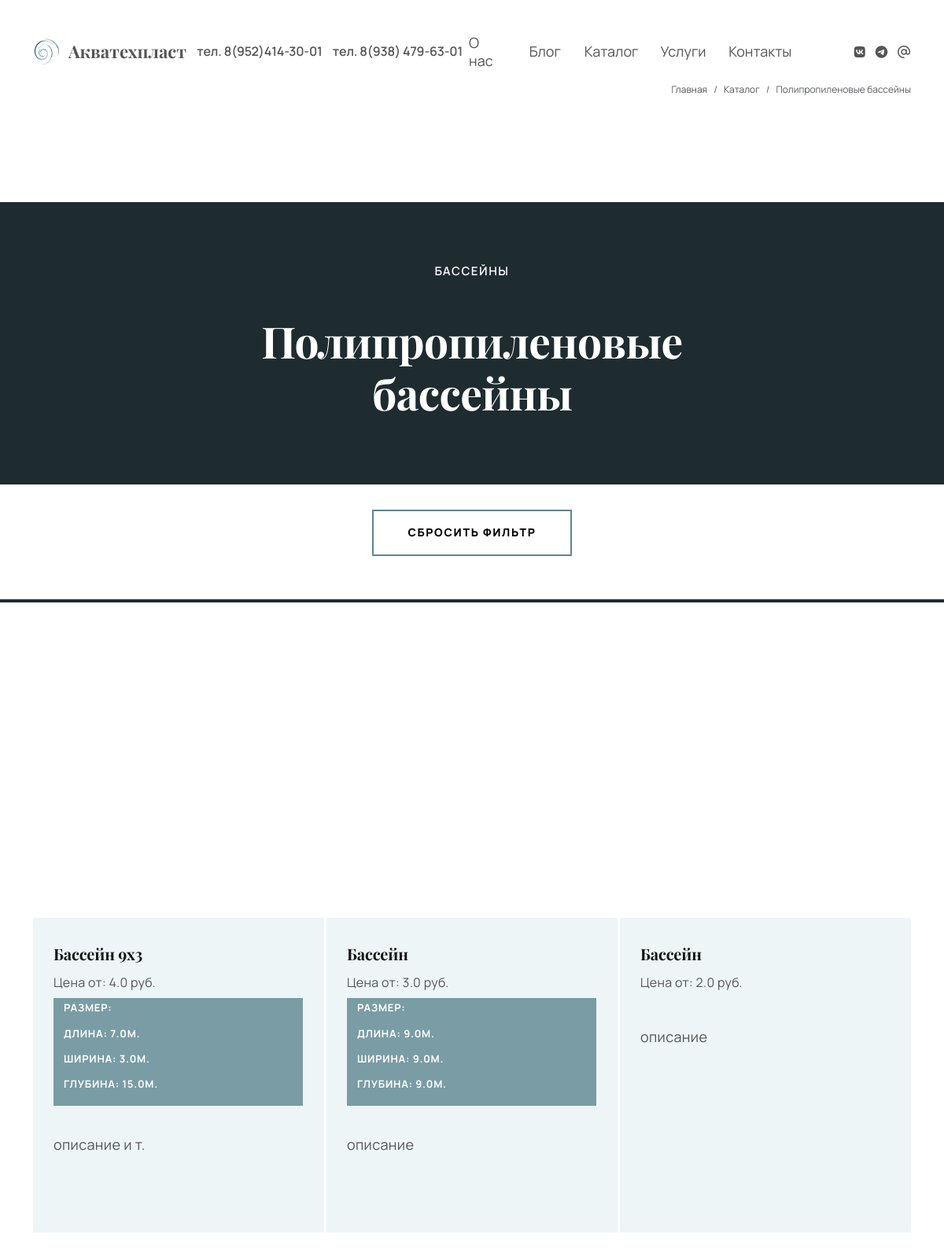
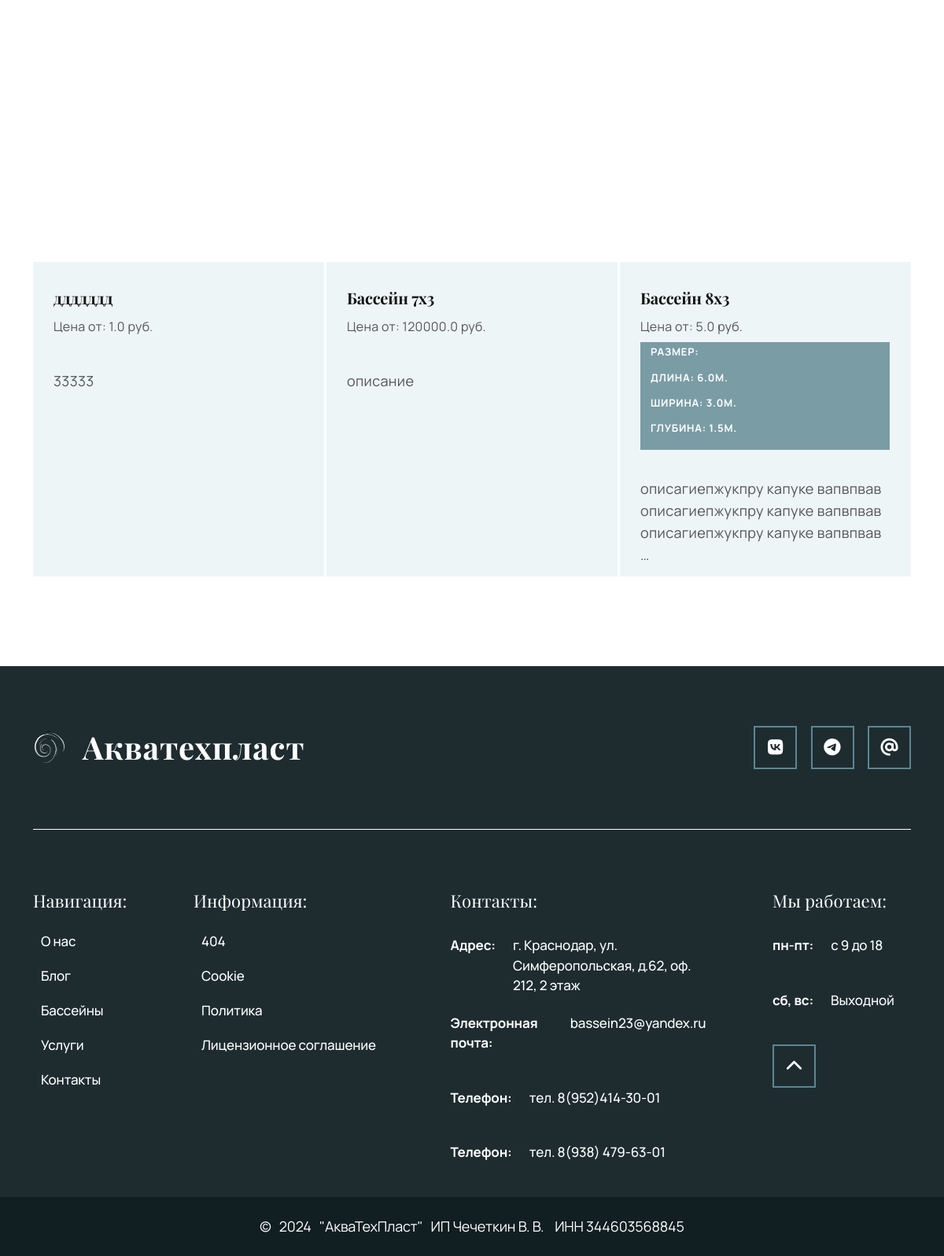
/catalog/category/poly/, run on the app's committed database (2 pictures, top to bottom).
### catalog/models.py (models this page shows, shortened)
class ShopCategoryModel(models.Model):
    class TypeProduct(models.IntegerChoices):
        POOL = 1, _('Бассейны')
        EQUIPMENT = 2, _('Оборудование')
        MATERIAL = 3, _('Материалы')
    ICONS = {
        TypeProduct.POOL: 'icons/pool.svg',
        TypeProduct.EQUIPMENT: 'icons/water-pump.svg',
        TypeProduct.MATERIAL: 'icons/material.svg',
    }
    type = models.IntegerField(choices=TypeProduct.choices, verbose_name='Тип категории')
    category = models.CharField(max_length=200,
                                verbose_name='Категория товара',
                                help_text='Указать категорию товаров')
    image = models.ImageField(upload_to='catalog/cover/',
                              verbose_name='Фото для обложки группы',
                              help_text='Красивое фото используется для оформления обложки страницы с описанием услуги')
    slug = models.SlugField(max_length=255,
                            unique=True,
                            db_index=True,
                            verbose_name="URL")
    class Meta:
        verbose_name = 'Категории товаров'
        verbose_name_plural = 'Категория товара'

class ShopElementModel(models.Model):
    date = models.DateField(default=timezone.now,
                            verbose_name='Дата публикации')
    category = models.ForeignKey(ShopCategoryModel,
                                 verbose_name='Категория товара',
                                 help_text='Выбрать категорию',
                                 on_delete=models.CASCADE)
    title = models.CharField(max_length=200,
                             verbose_name='Название продукции',
                             help_text='Не больше 200 сиволов')
    length = models.FloatField(verbose_name='Длина',
                            help_text='Для чаши бассейна, если другая категория то не заполнять!',
                            default=0.00,
                            blank=True,
                            null=True)
    width = models.FloatField(verbose_name='Ширина',
                            help_text='Для чаши бассейна, если другая категория то не заполнять!',
                            default=0.00,
                            blank=True,
                            null=True)
    depth = models.FloatField(verbose_name='Глубина',
                            help_text='Для чаши бассейна, если другая категория то не заполнять!',
                            default=0.00,
                            blank=True,
                            null=True)
    description = models.TextField(verbose_name='Подробное описание продукции',
                                   help_text='Описать приемущества и недостатки, максимально подробно')
    price_to = models.FloatField(verbose_name='Цена от',
                                  default=0.00,
                                  help_text='Стоимость от. Не обязательно к заполнению',
                                  blank=True,
                                  null=True)
    image = models.ManyToManyField('Photo',
                                   related_name='product',
                              verbose_name='Фото товара',
                              help_text='Красивое фото используется для оформления обложки страницы с описанием услуги')
    slug = models.SlugField(max_length=255, unique=True, db_index=True, verbose_name="URL")
    class Meta:
        verbose_name='Товар'
        verbose_name_plural = 'Каталог товаров'

### main/views.py (the view)
# urls.py: path('catalog/category/<slug:slug>/', views.category_detail, name='category_detail'),
def category_detail(request, slug):
    category = get_object_or_404(ShopCategoryModel, slug=slug)
    sort_price = request.GET.get('sort_price', 'default')
    sort_length = request.GET.get('sort_length', 'default')
    products = ShopElementModel.objects.filter(category=category)
    if sort_price == 'asc':
        products = products.order_by(F('price_to').asc(nulls_first=True))
    elif sort_price == 'desc':
        products = products.order_by(F('price_to').desc(nulls_first=True))
    if sort_length == 'asc_length':
        products = products.order_by(F('length').asc(nulls_first=True), F('length').asc(nulls_first=True))  # Сначала пустые значения
    elif sort_length == 'desc_length':
        products = products.order_by(F('length').desc(nulls_first=True), F('length').asc(nulls_first=True))  # Сначала пустые значения
    if sort_price == 'default' and sort_length == 'default':
        products = products.order_by('-date')
    paginator = Paginator(products, 6)
    page_number = request.GET.get('page', 1)
    page_obj = paginator.get_page(page_number)
    if request.headers.get('x-requested-with') == 'XMLHttpRequest':
        html = render_to_string('catalog/_catalog_list_partial.html', {'page_obj': page_obj})
        return JsonResponse({
            'category': html,
            'has_next': page_obj.has_next()
        })
    breadcrumbs = [
        {"name": "Главная", "url": "/"},
        {"name": "Каталог", "url": "/catalog/"},
        {"name": category.category, "url": request.path},
    ]
    return render(request, 'catalog/category_detail.html', {
        'category': category,
        'page_obj': page_obj,
        'breadcrumbs': breadcrumbs
    })

### templates/catalog/category_detail.html (shortened to what this page needs)
{% extends "components/base.html" %}
{% load static %}
{% block style %}
    <link rel="stylesheet" href="{% static 'css/blogs.css' %}">
    <link rel="stylesheet" href="{% static 'css/catalog.css' %}">
{% endblock %}
{% block content %}
    <section class="blogs" id="blogs">
        <div class="container blogs-container">
            <h2 class="cycle-objects-title">{{ category.get_type_display  }}</h2>
            <h1 class="cycle-objects-subtitle">{{ category.category }}</h1>
        </div>
    </section>
    <aside class="filter-record">
        <div class="container filter-record-container">
            <div class="filter-record-card cycle-objects-card">
                <button id="reset-filters" class="filter-record-buttons">Сбросить фильтр</button>
            </div>
        </div>
    </aside>
    <section class="catalog-items" id="catalog-items">
        {% include 'catalog/_catalog_list_partial.html' with page_obj=page_obj %}
    </section>
{% endblock %}

### templates/components/breadcrumbs.html
{% load static %}
<div class="breadcrumb">
    <div class="container">
        <nav aria-label="breadcrumb">
            <ol class="breadcrumb-list" name="breadcrumb">
                {% for breadcrumb in breadcrumbs %}
                    {% if not forloop.last %}
                        <li class="breadcrumb-item"><a href="{{ breadcrumb.url }}">{{ breadcrumb.name }}</a></li>
                    {% else %}
                        <li class="breadcrumb-item active" aria-current="page">{{ breadcrumb.name }}</li>
                    {% endif %}
                {% endfor %}
            </ol>
        </nav>
    </div>
</div>

### templates/catalog/_catalog_list_partial.html (shortened to what this page needs)
<div class="container catalog-items-container" id='catalog-articles'>
    {% for catalog in page_obj %}
        <a href="{% url 'product_detail' slug=catalog.slug %}" class="catalog-items-card ">
                <div class="catalog-items-card-img">
                </div>
                <div class="catalog-items-card-text">
                    <h5>{{ catalog.title }}</h5>
                    {% if catalog.price_to %}
                        <h6> Цена от: {{ catalog.price_to }} руб.</h6>
                    {% endif %}
                    {% if catalog.length or catalog.width or catalog.depth %}
                    <div class="size">
                        <p>Размер: </p>
                        <p>Длина: {{ catalog.length  }}м.</p>
                        <p>Ширина: {{ catalog.width }}м.</p>
                        <p>Глубина: {{ catalog.depth }}м.</p>
                    </div>
                    {% endif %}
                    <p>{{ catalog.description|truncatewords:9 }}</p>
                </div>
            </a>
        {% endfor %}
</div>

### static/css/style.css (style rules this page uses)
.cycle-objects-card { opacity: 0; -webkit-transform: translateX(-40px); -ms-transform: translateX(-40px); transform: translateX(-40px); -webkit-transform: translateZ(-40px); transform: translateZ(-40px); -webkit-transition: all 0.5s ease; transition: all 0.5s ease; }
.cycle-objects-subtitle { opacity: 0; -webkit-transform: translateY(-20px); -ms-transform: translateY(-20px); transform: translateY(-20px); -webkit-transition: all 0.5s ease; transition: all 0.5s ease; }
.cycle-objects-title { opacity: 0; -webkit-transform: translateY(20px); -ms-transform: translateY(20px); transform: translateY(20px); -webkit-transition: all 0.5s ease; transition: all 0.5s ease; }
.fade-element { opacity: 1; -webkit-transform: translateX(0); -ms-transform: translateX(0); transform: translateX(0); -webkit-transform: translateY(0); -ms-transform: translateY(0); transform: translateY(0); }
* { padding: 0; margin: 0; -webkit-box-sizing: border-box; box-sizing: border-box; }
h1, h2, h3, h4, h5, h6 { font-family: "Play fair"; font-weight: 700; }
p, li, a, input, button { font-family: "Manrope"; font-weight: 400; }
ol, ul, li { list-style: none; }
a { text-decoration: none; border: none; color: rgb(85, 85, 85); }
input, button, textarea { background: transparent; border: none; outline: none; }
.breadcrumb { width: 100%; height: 30px; padding-top: 12px; margin-bottom: 0; border-bottom: 1px solid rgb(255, 255, 255); display: -webkit-box; display: -ms-flexbox; display: flex; -webkit-box-align: center; -ms-flex-align: center; align-items: center; font-size: 12px; }
.breadcrumb-list { display: -webkit-box; display: -ms-flexbox; display: flex; -webkit-box-pack: end; -ms-flex-pack: end; justify-content: flex-end; -ms-flex-wrap: wrap; flex-wrap: wrap; }
.filter-record { padding-top: 32px; padding-bottom: 32px; border-bottom: 4px solid rgb(30, 44, 48); }
.filter-record-container { display: -webkit-box; display: -ms-flexbox; display: flex; -webkit-box-align: end; -ms-flex-align: end; align-items: flex-end; -ms-flex-pack: distribute; justify-content: space-around; -ms-flex-wrap: wrap; flex-wrap: wrap; }
.filter-record-card { margin-bottom: 23px; padding-right: 12px; padding-left: 12px; -webkit-transition: all 0.3s ease; transition: all 0.3s ease; }
.filter-record-buttons { position: relative; font-family: "Manrope"; font-size: 14px; font-weight: 800; line-height: 17.5px; letter-spacing: 0.12em; text-align: center; text-transform: uppercase; padding: 18px 43px 19px 43px; border: 2px solid rgb(92, 134, 146); overflow: hidden; -webkit-transition: all 1s ease; transition: all 1s ease; }
.filter-record-buttons::before { content: ""; width: 30%; height: 300%; background: -webkit-gradient(linear, left top, right top, from(rgba(122, 156, 165, 0.1)), color-stop(25%, rgba(122, 156, 165, 0.2)), color-stop(50%, rgba(92, 134, 146, 0.3)), color-stop(75%, rgba(122, 156, 165, 0.2)), to(rgba(122, 156, 165, 0.1))); background: linear-gradient(90deg, rgba(122, 156, 165, 0.1) 0%, rgba(122, 156, 165, 0.2) 25%, rgba(92, 134, 146, 0.3) 50%, rgba(122, 156, 165, 0.2) 75%, rgba(122, 156, 165, 0.1) 100%); position: absolute; top: -100%; left: -70%; -webkit-transform: rotate(45deg); -ms-transform: rotate(45deg); transform: rotate(45deg); -webkit-transition: all 0.7s ease; transition: all 0.7s ease; }

### static/css/header.css (style rules this page uses)
.cycle-objects-card { opacity: 0; -webkit-transform: translateX(-40px); -ms-transform: translateX(-40px); transform: translateX(-40px); -webkit-transform: translateZ(-40px); transform: translateZ(-40px); -webkit-transition: all 0.5s ease; transition: all 0.5s ease; }
.cycle-objects-subtitle { opacity: 0; -webkit-transform: translateY(-20px); -ms-transform: translateY(-20px); transform: translateY(-20px); -webkit-transition: all 0.5s ease; transition: all 0.5s ease; }
.cycle-objects-title { opacity: 0; -webkit-transform: translateY(20px); -ms-transform: translateY(20px); transform: translateY(20px); -webkit-transition: all 0.5s ease; transition: all 0.5s ease; }
.fade-element { opacity: 1; -webkit-transform: translateX(0); -ms-transform: translateX(0); transform: translateX(0); -webkit-transform: translateY(0); -ms-transform: translateY(0); transform: translateY(0); }

### data on the page
ShopCategoryModel: name "Полипропиленовые бассейны", type "БАССЕЙНЫ", category "Полипропиленовые бассейны"
ShopElementModel: title "Бассейн 9х3", price_to "4.0", length "7.0", width "3.0", depth "15.0", description "описание и т."
ShopElementModel: title "Бассейн", price_to "3.0", length "9.0", width "9.0", depth "9.0", description "описание"
ShopElementModel: title "Бассейн", price_to "2.0", description "описание"
ShopElementModel: title "ддддддд", price_to "1.0", description "33333"
ShopElementModel: title "Бассейн 7х3", price_to "120000.0", description "описание"
ShopElementModel: title "Бассейн 8х3", price_to "5.0", length "6.0", width "3.0", depth "1.5", description "описагиепжукпру капуке вапвпвав описагиепжукпру капуке вапвпвав описагиепжукпру капуке вапвпвав …"

### other printed values
{{ breadcrumb.name }} "Главная" "Каталог"
